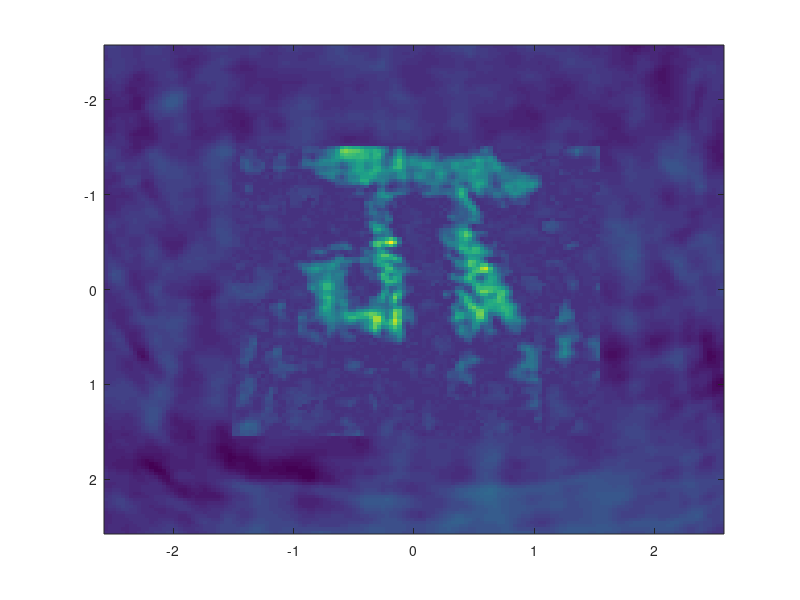

MATLAB code for this plot: (Note: this script raises an error after producing the figure.)
% clear
close all

load('perfectPi.mat')
threshold = 0.34;
Pi_unprocessed = perfectPi;

Sample = 2;
[imn1, imn2]    = size(qzgf);
imn11           = Sample * imn1;    % size of the image with zero paddings
imn22           = Sample * imn2;

start1          = round(1 + (imn11-150)/2);  % position of the true image
end1            = start1 + 150 - 1;
start2          = round(1 + (imn22-150)/2);
end2            = start2 + 150 - 1;

Pi_proccessed = zeros(imn11,imn22);
Pi_proccessed(start1:end2,start2:end2) = perfectPi(start1:end2,start2:end2);

Pi_proccessed(Pi_proccessed<threshold) = 0;


figure(1)
imagesc(qx(1,:)/1000,qy(:,1)/1000, Pi_unprocessed(start1:end1,start2:end2));
% title('Reconstructer Pi')
ax = gca;
ax.XTick = -3:1:3;
ax.YTick = -3:1:3;
xlabel('x (mm)')
ylabel('y (mm)')
axis image
colorbar

figure(2)
imagesc(qx(1,:)/1000,qy(:,1)/1000, Pi_proccessed(start1:end1,start2:end2));
%title('Reconstructer Pi after thresholding')
ax = gca;
ax.XTick = -3:1:3;
ax.YTick = -3:1:3;
xlabel('x (mm)')
ylabel('y (mm)')
axis image
colorbar


figure(3)
imagesc(qx(1,:)/1000,qy(:,1)/1000,(qzgf-min(min(qzgf)))/(max(max(qzgf))-min(min(qzgf))))
ax = gca;
ax.XTick = -3:1:3;
ax.YTick = -3:1:3;
xlabel('\Deltax (mm)')
ylabel('\Deltay (mm)')
axis image
colorbar
axis image


sx = linspace(min(min(qx)), max(max(qx)), 700);
sy = linspace(min(min(qy)), max(max(qy)), 700);
piSample = im2double(sample(151:850,81:780));
figure(4)
imagesc(qx(1,:)/1000,qy(:,1)/1000,piSample/max(max(piSample)))
axis image
ax = gca;
ax.XTick = -3:1:3;
ax.YTick = -3:1:3;
xlabel('x (mm)')
ylabel('y (mm)')
colorbar
colormap gray

figure(5)
imagesc(itx/1000,ity/1000,ingf./max(max(ingf)));
ax = gca;
ax.XTick = -3:1:3;
ax.YTick = -3:1:3;
xlabel('\Deltax (mm)')
ylabel('\Deltay (mm)')
axis image
hold on
plot3(ix/1000, iy/1000, intensity, 'o');
hold off

